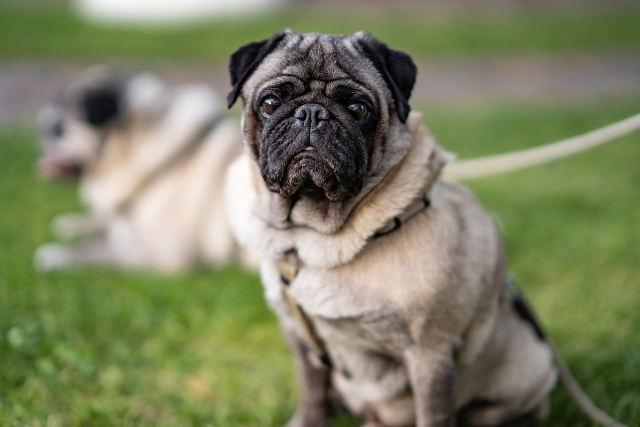
#> input picture aiiitb/OpenCV/Images/pug.jpg, 1280 x 853 px, found by its file name (shown at 1/2 size)
$ python OpenCV_Resize.py
#> lines starting #> are read from the running program, lines starting #| are printed output that depends on the picture

import cv2
import imutils

img = cv2.imread("aiiitb\OpenCV\Images\pug.jpg")
#> img is the input picture: shape (853, 1280, 3); mean B, G, R 98.4, 129.9, 125.9

# It takes height and width of image and reshapes to 500x500
img_resize = cv2.resize(img, (700,700))
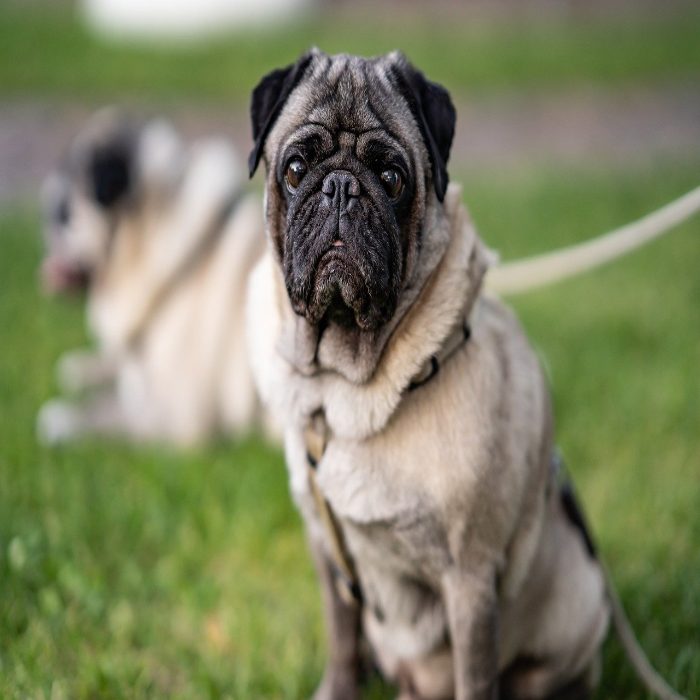
#> img_resize: shape (700, 700, 3); mean B, G, R 98.3, 129.7, 125.8

img_resize1 = imutils.resize(img, width = 900)
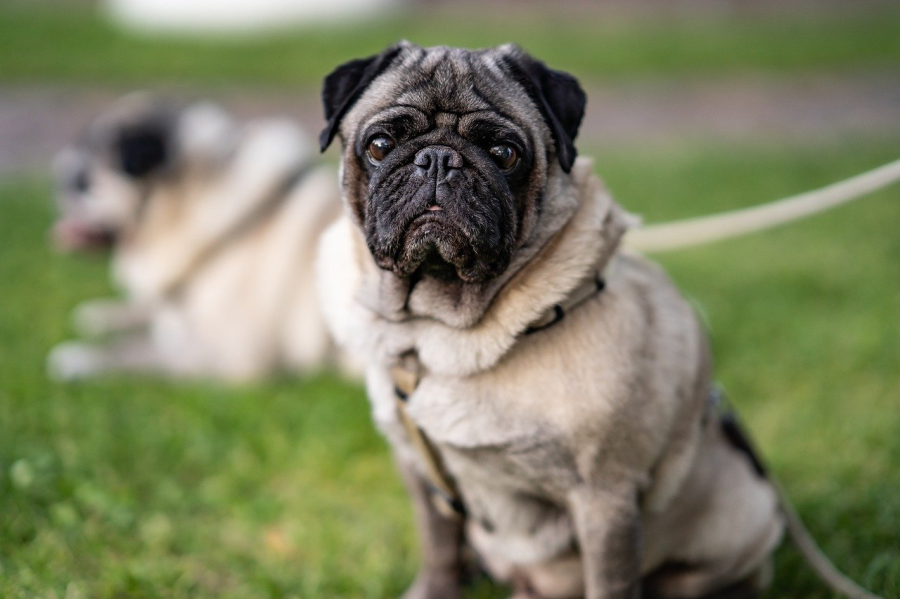
#> img_resize1: shape (599, 900, 3); mean B, G, R 98.4, 129.9, 125.9

cv2.imshow('Original', img)
cv2.imshow('Reshape', img_resize)
cv2.imshow('Reshape1', img_resize1)

# press any key with 0 wait time
cv2.waitKey(0)
# Close all imageframe
cv2.destroyAllWindows()

$ run again, with aiiitb/OpenCV/Images/child.jpg copied over aiiitb/OpenCV/Images/pug.jpg
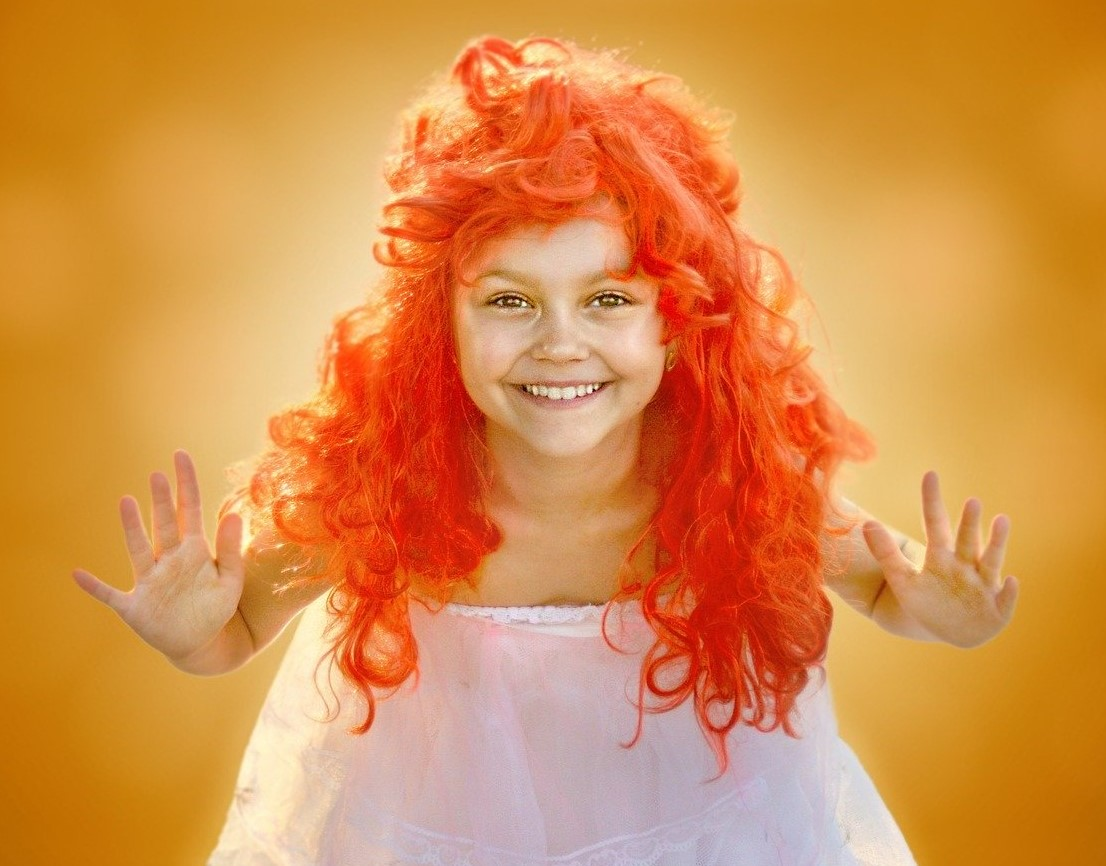
#> input picture aiiitb/OpenCV/Images/child.jpg, 1106 x 866 px, found by its file name
#> img is the input picture: shape (866, 1106, 3); mean B, G, R 74.1, 142.2, 215.5
#> `img_resize = cv2.resize(img, (700,700))`:
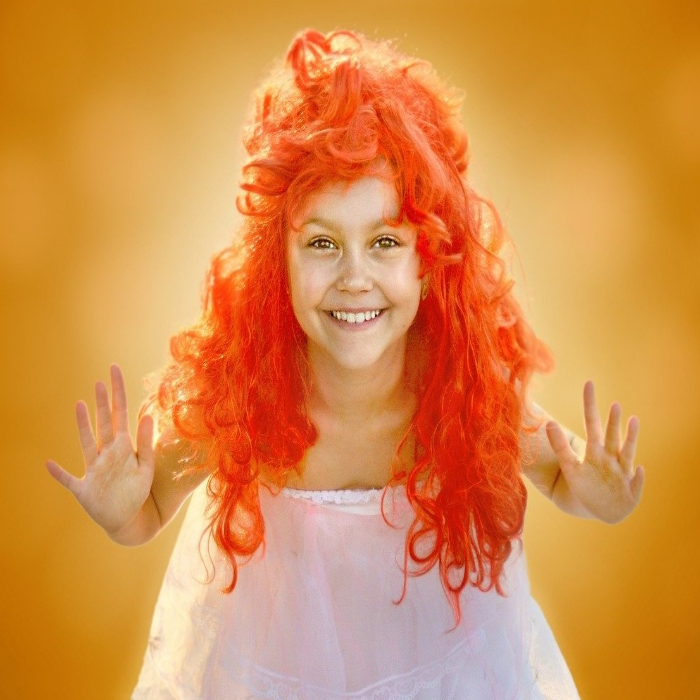
#> img_resize: shape (700, 700, 3); mean B, G, R 74, 142.1, 215.4
